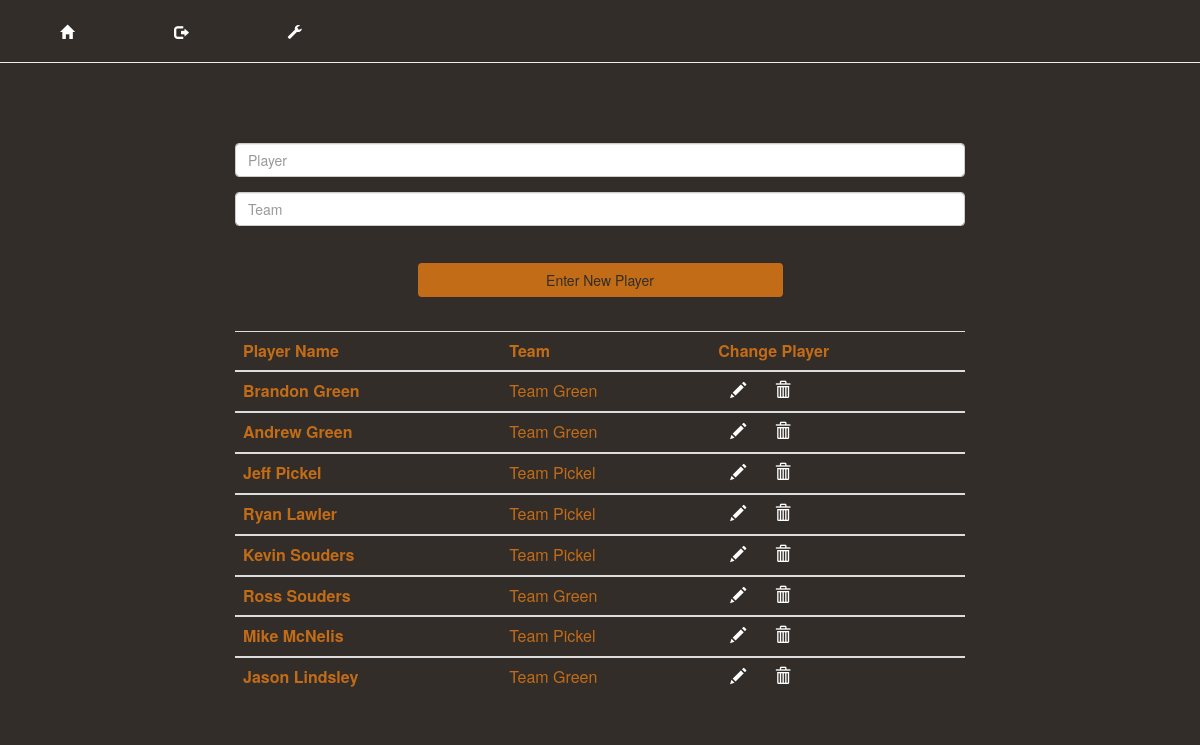
The page /backend (signed in) on the database its author committed.
### app/models.py (models this page shows, shortened)
class Player(db.Model):
    id = db.Column(db.Integer, primary_key=True)
    name = db.Column(db.String(64), index=True)
    team = db.Column(db.String(64), index=True)

### app/routes.py (the view)
@app.route('/backend', methods=["POST", "GET"])
@login_required
def backend():
    if request.method == "POST":
        name = request.form["player"]
        team = request.form["team"]
        db.execute('INSERT INTO Player (name, team) VALUES (name, team)')
        data = {
            "id": new_player.id,
            "player": player
            }
        pusher_client.trigger('table', 'new-record', {'data': data})
        return redirect("/backend", code=302)
    else:
        players = Player.query.all()
        return render_template('backend.html', players=players)

### app/models.py (called while the page is built)
@login.user_loader
def load_user(id):
    return User.query.get(int(id))

### app/templates/backend.html
<section class="background">
{% extends 'base.html' %}
{% block content %}
  <form method="POST" id="target">
    <div class="form-group">
      <input type="text" class="form-control" name="player" placeholder="Player">
    </div>
    <div class="form-group">
      <input type="text" class="form-control" name="team" placeholder="Team">
    </div>
        <button type="submit" class="btn btn-block enterButton">Enter New Player</button>
      </form>
      <br/>
      <div class="table-responsive">
        <table class="table orangeFont" id="players">
          <tbody>
          <thead>
            <tr>
              <th scope="col">Player Name</th>
              <th scope="col">Team</th>
              <th scope="col">Change Player</th>
            </tr>
          </thead>
        </tbody>
        {% for player in players %}
        <tbody>
          <tr id={{ player.id }}>
            <th scope="row">{{ player.name }}</th>
            <td> {{ player.team }} </td>
            <td>
              <a href="/edit/{{ player.id }}"><span class="icon glyphicon glyphicon-pencil"></span></a>
              <a href="/delete/{{ player.id }}"><span class="icon glyphicon glyphicon-trash"></span></a>
            </td>
          </tr>
          {% endfor %}
        </tbody>
      </table>
    </div>
    </section>
    {% endblock %}

### app/static/style.css (style rules this page uses)
.background { background-color: #322d28; width: 100%; height: 100%; }
.enterButton { background-color: #c26c18; color: #322d28; margin: 5% 0% 0% 25%; width: 50%; }
.orangeFont { color: #c26c18; }
.icon { color: white; padding: 0% 5% 0% 5%; }

### rows shown on the page
Player: name "Brandon Green", team "Team Green"
Player: name "Andrew Green", team "Team Green"
Player: name "Jeff Pickel", team "Team Pickel"
Player: name "Ryan Lawler", team "Team Pickel"
Player: name "Kevin Souders", team "Team Pickel"
Player: name "Ross Souders", team "Team Green"
Player: name "Mike McNelis", team "Team Pickel"
Player: name "Jason Lindsley", team "Team Green"
